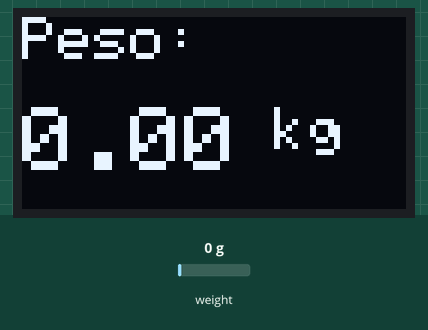
A sketch run on a simulated Arduino Uno, built with avr-gcc and run on an emulated ATmega328P. On the bench: 128×64 one-colour display. The test bench sets the inputs (shaded band); at power-on: weight on the scale 0 g. What the sketch prints to the serial monitor is not drawn.

Above: at 2.2 s.
2.3 s: weight on the scale set to 100 g
At 4.3 s:
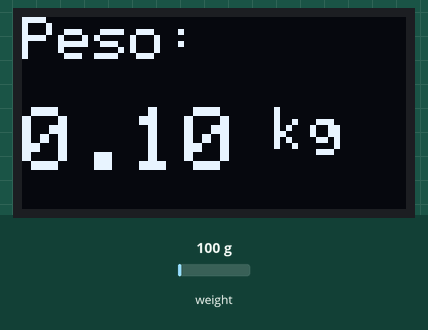
4.6 s: weight on the scale set to 1250 g
At 6.4 s:
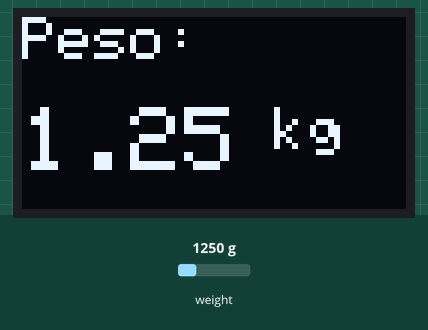
6.7 s: weight on the scale set to 2500 g
At 7.7 s:
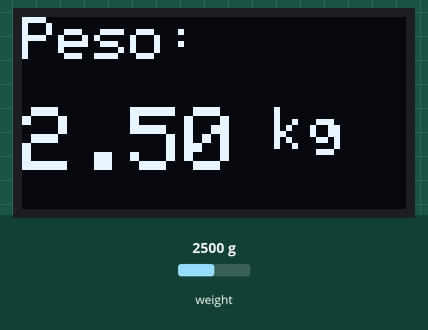
Timing chart, 0 to 9.7 s (numbered marks = the images above; inputs shaded):
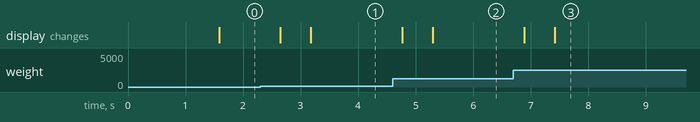

Measured:
- after the input at 2.3 s, the display: first changes after 0.35 s (image 1 shows a later state)
- after the input at 4.6 s, the display: first changes after 0.17 s (image 2 shows a later state)
- after the input at 6.7 s, the display: first changes after 0.19 s (image 3 shows a later state)

The sketch:

arduinocodice_02_04_2025.ino
```cpp
#include "HX711.h"
#include "Wire.h"
#include "Adafruit_GFX.h"
#include "Adafruit_SSD1306.h"

#define SCREEN_WIDTH 128
#define SCREEN_HEIGHT 64
#define OLED_RESET     -1  // Reset pin non usato con I2C

Adafruit_SSD1306 display(SCREEN_WIDTH, SCREEN_HEIGHT, &Wire, OLED_RESET);

const int LOADCELL_DOUT_PIN = 2;
const int LOADCELL_SCK_PIN = 3;

float calibration_factor = -0.425;
float units;
float ounces;

HX711 scale;

void setup() {
  Serial.begin(9600);
  scale.begin(LOADCELL_DOUT_PIN, LOADCELL_SCK_PIN);

  if (!display.begin(SSD1306_SWITCHCAPVCC, 0x3C)) {
    Serial.println(F("Display OLED non trovato"));
    for (;;); // Blocca tutto
  }

  display.clearDisplay();
  display.setTextSize(1);
  display.setTextColor(SSD1306_WHITE);
  display.setCursor(0, 0);
  display.println("Calibrazione...");
  display.display();

  long zero_factor = scale.read_average();
  Serial.print("Zero factor: ");
  Serial.println(zero_factor);
}

void loop() {
  scale.set_scale(calibration_factor);

  int numReadings = 0;
  float sum = 0;
  unsigned long startTime = millis();

  while (millis() - startTime < 500) {
    units = scale.get_units(1);
    if (units < 0) units = 0.0;
    ounces = (units / 1000);
    sum += ounces;
    numReadings++;
  }

  float averageOunces = sum / numReadings;
  Serial.println(averageOunces);

  // Mostra su OLED
  display.clearDisplay();
  display.setTextSize(2);
  display.setCursor(0, 0);
  display.print("Peso:");

  display.setCursor(0, 30);
  display.setTextSize(3);
  display.print(averageOunces, 2);
  display.setTextSize(2);
  display.print(" kg");

  display.display();
  Serial.println(averageOunces);

  if (Serial.available()) {
    char temp = Serial.read();
    if (temp == '+' || temp == 'a') {
      calibration_factor += 0.001;
    } else if (temp == '-' || temp == 'z') {
      calibration_factor -= 0.001;
    }
  }
}
```
